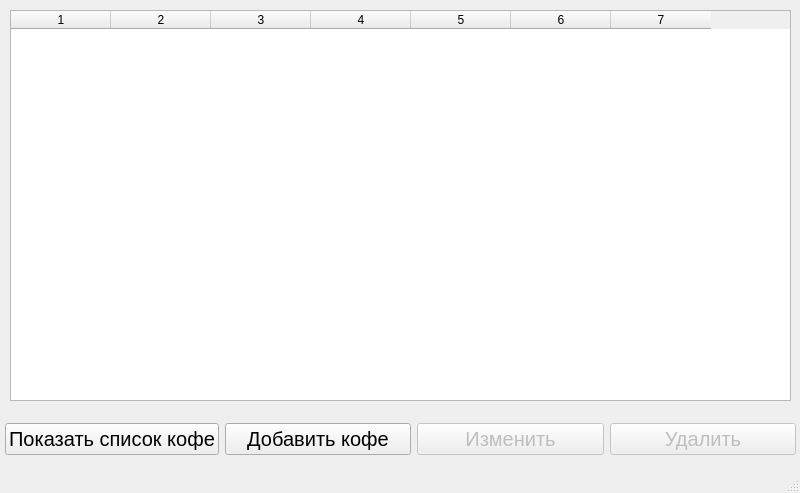
<?xml version="1.0" encoding="UTF-8"?>
<ui version="4.0">
 <class>Coffee</class>
 <widget class="QMainWindow" name="Coffee">
  <property name="geometry">
   <rect>
    <x>0</x>
    <y>0</y>
    <width>800</width>
    <height>493</height>
   </rect>
  </property>
  <property name="sizePolicy">
   <sizepolicy hsizetype="Fixed" vsizetype="Fixed">
    <horstretch>0</horstretch>
    <verstretch>0</verstretch>
   </sizepolicy>
  </property>
  <property name="windowTitle">
   <string>Кофейный список</string>
  </property>
  <widget class="QWidget" name="centralwidget">
   <widget class="QTableWidget" name="tableWidget">
    <property name="geometry">
     <rect>
      <x>10</x>
      <y>10</y>
      <width>781</width>
      <height>391</height>
     </rect>
    </property>
    <property name="selectionBehavior">
     <enum>QAbstractItemView::SelectRows</enum>
    </property>
    <property name="columnCount">
     <number>7</number>
    </property>
    <attribute name="horizontalHeaderCascadingSectionResizes">
     <bool>false</bool>
    </attribute>
    <attribute name="verticalHeaderVisible">
     <bool>true</bool>
    </attribute>
    <column/>
    <column/>
    <column/>
    <column/>
    <column/>
    <column/>
    <column/>
   </widget>
   <widget class="QWidget" name="horizontalLayoutWidget">
    <property name="geometry">
     <rect>
      <x>5</x>
      <y>409</y>
      <width>791</width>
      <height>61</height>
     </rect>
    </property>
    <layout class="QHBoxLayout" name="horizontalLayout">
     <item>
      <widget class="QPushButton" name="show_button">
       <property name="font">
        <font>
         <pointsize>15</pointsize>
        </font>
       </property>
       <property name="text">
        <string>Показать список кофе</string>
       </property>
      </widget>
     </item>
     <item>
      <widget class="QPushButton" name="add_button">
       <property name="font">
        <font>
         <pointsize>15</pointsize>
        </font>
       </property>
       <property name="text">
        <string>Добавить кофе</string>
       </property>
      </widget>
     </item>
     <item>
      <widget class="QPushButton" name="update_button">
       <property name="enabled">
        <bool>false</bool>
       </property>
       <property name="font">
        <font>
         <pointsize>15</pointsize>
        </font>
       </property>
       <property name="text">
        <string>Изменить</string>
       </property>
      </widget>
     </item>
     <item>
      <widget class="QPushButton" name="delete_button">
       <property name="enabled">
        <bool>false</bool>
       </property>
       <property name="font">
        <font>
         <pointsize>15</pointsize>
        </font>
       </property>
       <property name="text">
        <string>Удалить</string>
       </property>
      </widget>
     </item>
    </layout>
   </widget>
  </widget>
  <widget class="QStatusBar" name="statusbar"/>
 </widget>
 <resources/>
 <connections/>
</ui>
